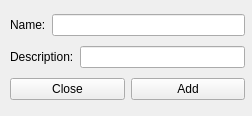
<?xml version="1.0" encoding="UTF-8"?>
<ui version="4.0">
 <class>addCategoryWin</class>
 <widget class="QWidget" name="addCategoryWin">
  <property name="geometry">
   <rect>
    <x>0</x>
    <y>0</y>
    <width>252</width>
    <height>116</height>
   </rect>
  </property>
  <property name="windowTitle">
   <string>Add Category</string>
  </property>
  <widget class="QWidget" name="">
   <property name="geometry">
    <rect>
     <x>10</x>
     <y>10</y>
     <width>235</width>
     <height>95</height>
    </rect>
   </property>
   <layout class="QVBoxLayout" name="verticalLayout">
    <item>
     <layout class="QHBoxLayout" name="horizontalLayout">
      <item>
       <widget class="QLabel" name="label">
        <property name="text">
         <string>Name:</string>
        </property>
       </widget>
      </item>
      <item>
       <widget class="QLineEdit" name="nameBox"/>
      </item>
     </layout>
    </item>
    <item>
     <layout class="QHBoxLayout" name="horizontalLayout_2">
      <item>
       <widget class="QLabel" name="label_2">
        <property name="text">
         <string>Description:</string>
        </property>
       </widget>
      </item>
      <item>
       <widget class="QLineEdit" name="descBox"/>
      </item>
     </layout>
    </item>
    <item>
     <layout class="QHBoxLayout" name="horizontalLayout_3">
      <item>
       <widget class="QPushButton" name="closeBtn">
        <property name="text">
         <string>Close</string>
        </property>
       </widget>
      </item>
      <item>
       <widget class="QPushButton" name="addBtn">
        <property name="text">
         <string>Add</string>
        </property>
       </widget>
      </item>
     </layout>
    </item>
   </layout>
  </widget>
 </widget>
 <resources/>
 <connections/>
</ui>
